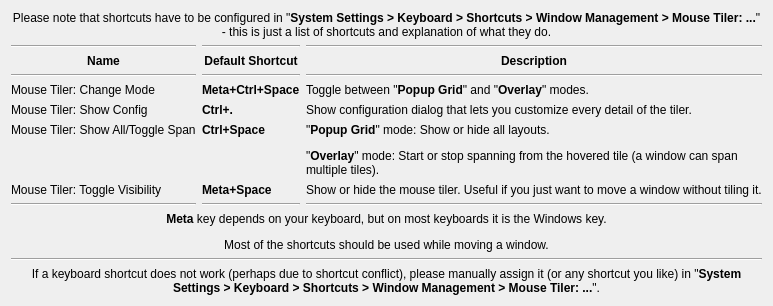
     <widget class="QWidget" name="tab">
      <attribute name="icon">
       <iconset theme="input-keyboard"/>
      </attribute>
      <attribute name="title">
       <string>Shortcuts</string>
      </attribute>
      <layout class="QVBoxLayout" name="verticalLayout_6">
       <item>
        <widget class="QLabel" name="label_4">
         <property name="text">
          <string>&lt;html&gt;&lt;head/&gt;&lt;body&gt;&lt;p&gt;Please note that shortcuts have to be configured in &amp;quot;&lt;span style=&quot; font-weight:700;&quot;&gt;System Settings &amp;gt; Keyboard &amp;gt; Shortcuts &amp;gt; Window Management &amp;gt; Mouse Tiler: ...&lt;/span&gt;&amp;quot; - this is just a list of shortcuts and explanation of what they do.&lt;/p&gt;&lt;/body&gt;&lt;/html&gt;</string>
         </property>
         <property name="alignment">
          <set>Qt::AlignmentFlag::AlignCenter</set>
         </property>
         <property name="wordWrap">
          <bool>true</bool>
         </property>
        </widget>
       </item>
       <item>
        <layout class="QVBoxLayout" name="verticalLayout_7">
         <item>
          <layout class="QGridLayout" name="gridLayout">
           <property name="sizeConstraint">
            <enum>QLayout::SizeConstraint::SetDefaultConstraint</enum>
           </property>
           <item row="3" column="1">
            <widget class="QLabel" name="label_6">
             <property name="text">
              <string>&lt;html&gt;&lt;head/&gt;&lt;body&gt;&lt;p&gt;&lt;span style=&quot; font-weight:700;&quot;&gt;Meta+Ctrl+Space&lt;/span&gt;&lt;/p&gt;&lt;/body&gt;&lt;/html&gt;</string>
             </property>
            </widget>
           </item>
           <item row="5" column="2">
            <widget class="QLabel" name="label_15">
             <property name="text">
              <string>&lt;html&gt;&lt;head/&gt;&lt;body&gt;&lt;p&gt;&amp;quot;&lt;span style=&quot; font-weight:700;&quot;&gt;Popup Grid&lt;/span&gt;&amp;quot; mode: Show or hide all layouts.&lt;/p&gt;&lt;p&gt;&amp;quot;&lt;span style=&quot; font-weight:700;&quot;&gt;Overlay&lt;/span&gt;&amp;quot; mode: Start or stop spanning from the hovered tile (a window can span multiple tiles).&lt;/p&gt;&lt;/body&gt;&lt;/html&gt;</string>
             </property>
             <property name="alignment">
              <set>Qt::AlignmentFlag::AlignLeading|Qt::AlignmentFlag::AlignLeft|Qt::AlignmentFlag::AlignTop</set>
             </property>
             <property name="wordWrap">
              <bool>true</bool>
             </property>
            </widget>
           </item>
           <item row="1" column="2">
            <widget class="QLabel" name="label_19">
             <property name="sizePolicy">
              <sizepolicy hsizetype="Preferred" vsizetype="Preferred">
               <horstretch>4</horstretch>
               <verstretch>0</verstretch>
              </sizepolicy>
             </property>
             <property name="text">
              <string>&lt;html&gt;&lt;head/&gt;&lt;body&gt;&lt;p&gt;&lt;span style=&quot; font-weight:700;&quot;&gt;Description&lt;/span&gt;&lt;/p&gt;&lt;/body&gt;&lt;/html&gt;</string>
             </property>
             <property name="alignment">
              <set>Qt::AlignmentFlag::AlignCenter</set>
             </property>
            </widget>
           </item>
           <item row="6" column="1">
            <widget class="QLabel" name="label_12">
             <property name="text">
              <string>&lt;html&gt;&lt;head/&gt;&lt;body&gt;&lt;p&gt;&lt;span style=&quot; font-weight:700;&quot;&gt;Meta+Space&lt;/span&gt;&lt;/p&gt;&lt;/body&gt;&lt;/html&gt;</string>
             </property>
            </widget>
           </item>
           <item row="1" column="0">
            <widget class="QLabel" name="label_17">
             <property name="sizePolicy">
              <sizepolicy hsizetype="Preferred" vsizetype="Preferred">
               <horstretch>1</horstretch>
               <verstretch>0</verstretch>
              </sizepolicy>
             </property>
             <property name="text">
              <string>&lt;html&gt;&lt;head/&gt;&lt;body&gt;&lt;p&gt;&lt;span style=&quot; font-weight:700;&quot;&gt;Name&lt;/span&gt;&lt;/p&gt;&lt;/body&gt;&lt;/html&gt;</string>
             </property>
             <property name="alignment">
              <set>Qt::AlignmentFlag::AlignCenter</set>
             </property>
            </widget>
           </item>
           <item row="4" column="2">
            <widget class="QLabel" name="label_14">
             <property name="text">
              <string>Show configuration dialog that lets you customize every detail of the tiler.</string>
             </property>
             <property name="wordWrap">
              <bool>true</bool>
             </property>
            </widget>
           </item>
           <item row="2" column="2">
            <widget class="Line" name="line_4">
             <property name="orientation">
              <enum>Qt::Orientation::Horizontal</enum>
             </property>
            </widget>
           </item>
           <item row="7" column="2">
            <widget class="Line" name="line_6">
             <property name="orientation">
              <enum>Qt::Orientation::Horizontal</enum>
             </property>
            </widget>
           </item>
           <item row="3" column="0">
            <widget class="QLabel" name="label_5">
             <property name="text">
              <string>Mouse Tiler: Change Mode</string>
             </property>
             <property name="wordWrap">
              <bool>true</bool>
             </property>
            </widget>
           </item>
           <item row="5" column="1">
            <widget class="QLabel" name="label_10">
             <property name="text">
              <string>&lt;html&gt;&lt;head/&gt;&lt;body&gt;&lt;p&gt;&lt;span style=&quot; font-weight:700;&quot;&gt;Ctrl+Space&lt;/span&gt;&lt;/p&gt;&lt;/body&gt;&lt;/html&gt;</string>
             </property>
             <property name="alignment">
              <set>Qt::AlignmentFlag::AlignLeading|Qt::AlignmentFlag::AlignLeft|Qt::AlignmentFlag::AlignTop</set>
             </property>
            </widget>
           </item>
           <item row="5" column="0">
            <widget class="QLabel" name="label_9">
             <property name="text">
              <string>Mouse Tiler: Show All/Toggle Span</string>
             </property>
             <property name="alignment">
              <set>Qt::AlignmentFlag::AlignLeading|Qt::AlignmentFlag::AlignLeft|Qt::AlignmentFlag::AlignTop</set>
             </property>
            </widget>
           </item>
           <item row="4" column="1">
            <widget class="QLabel" name="label_8">
             <property name="text">
              <string>&lt;html&gt;&lt;head/&gt;&lt;body&gt;&lt;p&gt;&lt;span style=&quot; font-weight:700;&quot;&gt;Ctrl+.&lt;/span&gt;&lt;/p&gt;&lt;/body&gt;&lt;/html&gt;</string>
             </property>
            </widget>
           </item>
           <item row="4" column="0">
            <widget class="QLabel" name="label_7">
             <property name="text">
              <string>Mouse Tiler: Show Config</string>
             </property>
            </widget>
           </item>
           <item row="7" column="0">
            <widget class="Line" name="line">
             <property name="orientation">
              <enum>Qt::Orientation::Horizontal</enum>
             </property>
            </widget>
           </item>
           <item row="3" column="2">
            <widget class="QLabel" name="label_13">
             <property name="text">
              <string>&lt;html&gt;&lt;head/&gt;&lt;body&gt;&lt;p&gt;Toggle between &amp;quot;&lt;span style=&quot; font-weight:700;&quot;&gt;Popup Grid&lt;/span&gt;&amp;quot; and &amp;quot;&lt;span style=&quot; font-weight:700;&quot;&gt;Overlay&lt;/span&gt;&amp;quot; modes.&lt;/p&gt;&lt;/body&gt;&lt;/html&gt;</string>
             </property>
             <property name="wordWrap">
              <bool>true</bool>
             </property>
            </widget>
           </item>
           <item row="2" column="1">
            <widget class="Line" name="line_2">
             <property name="orientation">
              <enum>Qt::Orientation::Horizontal</enum>
             </property>
            </widget>
           </item>
           <item row="1" column="1">
            <widget class="QLabel" name="label_18">
             <property name="sizePolicy">
              <sizepolicy hsizetype="Preferred" vsizetype="Preferred">
               <horstretch>1</horstretch>
               <verstretch>0</verstretch>
              </sizepolicy>
             </property>
             <property name="text">
              <string>&lt;html&gt;&lt;head/&gt;&lt;body&gt;&lt;p&gt;&lt;span style=&quot; font-weight:700;&quot;&gt;Default Shortcut&lt;/span&gt;&lt;/p&gt;&lt;/body&gt;&lt;/html&gt;</string>
             </property>
             <property name="alignment">
              <set>Qt::AlignmentFlag::AlignCenter</set>
             </property>
            </widget>
           </item>
           <item row="2" column="0">
            <widget class="Line" name="line_3">
             <property name="orientation">
              <enum>Qt::Orientation::Horizontal</enum>
             </property>
            </widget>
           </item>
           <item row="6" column="2">
            <widget class="QLabel" name="label_16">
             <property name="text">
              <string>Show or hide the mouse tiler. Useful if you just want to move a window without tiling it.</string>
             </property>
            </widget>
           </item>
           <item row="7" column="1">
            <widget class="Line" name="line_5">
             <property name="orientation">
              <enum>Qt::Orientation::Horizontal</enum>
             </property>
            </widget>
           </item>
           <item row="6" column="0">
            <widget class="QLabel" name="label_11">
             <property name="text">
              <string>Mouse Tiler: Toggle Visibility</string>
             </property>
            </widget>
           </item>
           <item row="0" column="0">
            <widget class="Line" name="line_7">
             <property name="orientation">
              <enum>Qt::Orientation::Horizontal</enum>
             </property>
            </widget>
           </item>
           <item row="0" column="1">
            <widget class="Line" name="line_8">
             <property name="orientation">
              <enum>Qt::Orientation::Horizontal</enum>
             </property>
            </widget>
           </item>
           <item row="0" column="2">
            <widget class="Line" name="line_9">
             <property name="orientation">
              <enum>Qt::Orientation::Horizontal</enum>
             </property>
            </widget>
           </item>
          </layout>
         </item>
         <item>
          <widget class="QLabel" name="label_20">
           <property name="sizePolicy">
            <sizepolicy hsizetype="Preferred" vsizetype="Preferred">
             <horstretch>0</horstretch>
             <verstretch>0</verstretch>
            </sizepolicy>
           </property>
           <property name="text">
            <string>&lt;html&gt;&lt;head/&gt;&lt;body&gt;&lt;p&gt;&lt;span style=&quot; font-weight:700;&quot;&gt;Meta&lt;/span&gt; key depends on your keyboard, but on most keyboards it is the Windows key.&lt;/p&gt;&lt;p&gt;Most of the shortcuts should be used while moving a window.&lt;/p&gt;&lt;/body&gt;&lt;/html&gt;</string>
           </property>
           <property name="alignment">
            <set>Qt::AlignmentFlag::AlignHCenter|Qt::AlignmentFlag::AlignTop</set>
           </property>
          </widget>
         </item>
         <item>
          <widget class="Line" name="line_10">
           <property name="orientation">
            <enum>Qt::Orientation::Horizontal</enum>
           </property>
          </widget>
         </item>
        </layout>
       </item>
       <item>
        <widget class="QLabel" name="label_perAppInformation">
         <property name="sizePolicy">
          <sizepolicy hsizetype="Preferred" vsizetype="Preferred">
           <horstretch>0</horstretch>
           <verstretch>0</verstretch>
          </sizepolicy>
         </property>
         <property name="text">
          <string>&lt;html&gt;&lt;head/&gt;&lt;body&gt;&lt;p&gt;If a keyboard shortcut does not work (perhaps due to shortcut conflict), please manually assign it (or any shortcut you like) in &amp;quot;&lt;span style=&quot; font-weight:700;&quot;&gt;System Settings &amp;gt; Keyboard &amp;gt; Shortcuts &amp;gt; Window Management &amp;gt; Mouse Tiler: ...&lt;/span&gt;&amp;quot;.&lt;/p&gt;&lt;/body&gt;&lt;/html&gt;</string>
         </property>
         <property name="alignment">
          <set>Qt::AlignmentFlag::AlignCenter</set>
         </property>
         <property name="wordWrap">
          <bool>true</bool>
         </property>
        </widget>
       </item>
      </layout>
     </widget>
